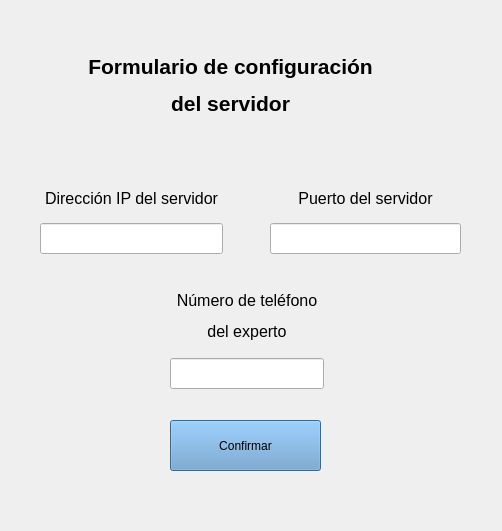
<?xml version="1.0" encoding="UTF-8"?>
<ui version="4.0">
    <class>ConfigureFile</class>
    <widget class="QDialog" name="ConfigureFile">
        <property name="geometry">
            <rect>
                <x>0</x>
                <y>0</y>
                <width>502</width>
                <height>531</height>
            </rect>
        </property>
        <property name="windowTitle">
            <string>Dialog</string>
        </property>
        <widget class="QLabel" name="label">
            <property name="geometry">
                <rect>
                    <x>80</x>
                    <y>50</y>
                    <width>301</width>
                    <height>71</height>
                </rect>
            </property>
            <property name="text">
                <string>&lt;html&gt;&lt;head/&gt;&lt;body&gt;&lt;p align=&quot;center&quot;&gt;&lt;span style=&quot; font-size:16pt; font-weight:600;&quot;&gt;Formulario de configuración&lt;/span&gt;&lt;/p&gt;&lt;p align=&quot;center&quot;&gt;&lt;span style=&quot; font-size:16pt; font-weight:600;&quot;&gt;del servidor&lt;/span&gt;&lt;/p&gt;&lt;/body&gt;&lt;/html&gt;</string>
            </property>
        </widget>
        <widget class="QWidget" name="verticalLayoutWidget">
            <property name="geometry">
                <rect>
                    <x>40</x>
                    <y>180</y>
                    <width>183</width>
                    <height>74</height>
                </rect>
            </property>
            <layout class="QVBoxLayout" name="verticalLayout">
                <item>
                    <widget class="QLabel" name="label_2">
                        <property name="font">
                            <font>
                                <pointsize>12</pointsize>
                            </font>
                        </property>
                        <property name="text">
                            <string>Dirección IP del servidor</string>
                        </property>
                        <property name="alignment">
                            <set>Qt::AlignCenter</set>
                        </property>
                    </widget>
                </item>
                <item>
                    <widget class="QLineEdit" name="lineEdit">
                        <property name="font">
                            <font>
                                <pointsize>14</pointsize>
                            </font>
                        </property>
                    </widget>
                </item>
            </layout>
        </widget>
        <widget class="QWidget" name="verticalLayoutWidget_2">
            <property name="geometry">
                <rect>
                    <x>270</x>
                    <y>180</y>
                    <width>191</width>
                    <height>74</height>
                </rect>
            </property>
            <layout class="QVBoxLayout" name="verticalLayout_2">
                <item>
                    <widget class="QLabel" name="label_3">
                        <property name="font">
                            <font>
                                <pointsize>12</pointsize>
                            </font>
                        </property>
                        <property name="text">
                            <string>Puerto del servidor</string>
                        </property>
                        <property name="alignment">
                            <set>Qt::AlignCenter</set>
                        </property>
                    </widget>
                </item>
                <item>
                    <widget class="QLineEdit" name="lineEdit_2">
                        <property name="font">
                            <font>
                                <pointsize>14</pointsize>
                            </font>
                        </property>
                    </widget>
                </item>
            </layout>
        </widget>
        <widget class="QWidget" name="verticalLayoutWidget_3">
            <property name="geometry">
                <rect>
                    <x>170</x>
                    <y>280</y>
                    <width>154</width>
                    <height>109</height>
                </rect>
            </property>
            <layout class="QVBoxLayout" name="verticalLayout_3">
                <item>
                    <widget class="QLabel" name="label_4">
                        <property name="text">
                            <string>&lt;html&gt;&lt;head/&gt;&lt;body&gt;&lt;p align=&quot;center&quot;&gt;&lt;span style=&quot; font-size:12pt;&quot;&gt;Número de teléfono&lt;/span&gt;&lt;/p&gt;&lt;p align=&quot;center&quot;&gt;&lt;span style=&quot; font-size:12pt;&quot;&gt;del experto&lt;/span&gt;&lt;/p&gt;&lt;/body&gt;&lt;/html&gt;</string>
                        </property>
                        <property name="alignment">
                            <set>Qt::AlignCenter</set>
                        </property>
                    </widget>
                </item>
                <item>
                    <widget class="QLineEdit" name="lineEdit_3">
                        <property name="font">
                            <font>
                                <pointsize>14</pointsize>
                            </font>
                        </property>
                    </widget>
                </item>
            </layout>
        </widget>
        <widget class="QPushButton" name="pushButton">
            <property name="geometry">
                <rect>
                    <x>170</x>
                    <y>420</y>
                    <width>151</width>
                    <height>51</height>
                </rect>
            </property>
            <property name="styleSheet">
                <string notr="true">background-color: rgb(114, 159, 207);</string>
            </property>
            <property name="text">
                <string>Confirmar</string>
            </property>
        </widget>
    </widget>
    <resources/>
    <connections/>
</ui>
